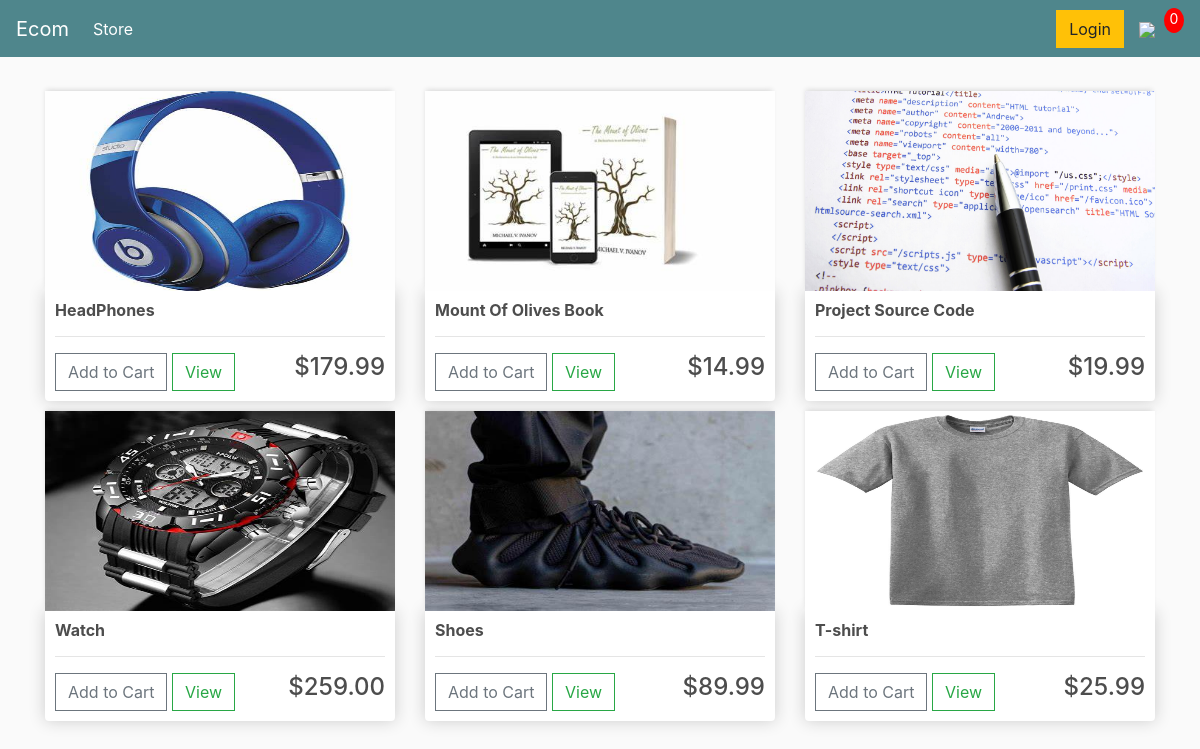
The page / on the database its author committed.
### store/models.py (models this page shows, shortened)
class Product(models.Model):
    name = models.CharField(max_length=200,null=True)
    price = models.FloatField()
    digital = models.BooleanField(default=False,null=True,blank=True)
    image = models.ImageField(null=True,blank=True)
    @property
    def imageURL(self):
        try:
            url=self.image.url
        except:
            url = ''
        return url

### store/views.py (the view)
# urls.py: path('',include("store.urls")),
def store(request):
    products = Product.objects.all()
    context = {'products':products}
    return render(request,'store/store.html',context)

### store/templates/store/store.html
{% extends 'store/main.html' %}
{% load static %}
{% block content %}
<div class="row">
    {% for product in products %}
    <div class="col-lg-4">
        <img class="thumbnail" src="{{product.imageURL}}">
        <div class="box-element product">
            <h6><strong>{{product.name}}</strong></h6>
            <hr>
            <button data-product="{{product.id}}" data-action="add" class="btn btn-outline-secondary add-btn update-cart">Add to Cart</button>
            <a  class ="btn btn-outline-success" href="#">View</a>
            <h4 style="display:inline-block;float: right;">${{product.price|floatformat:2}}</h4>
        </div>
    </div>
     {% endfor %}
</div>
{% endblock %}

### store/templates/store/main.html (shortened to what this page needs)
<!DOCTYPE html>
{% load static %}
<html>
    <head>
        <link rel="stylesheet" href="https://cdn.jsdelivr.net/npm/bootstrap@4.4.1/dist/css/bootstrap.min.css">
        <link rel="stylesheet" type="text/css" href="{% static 'css/main.css' %}">
    </head>
<body>
</body>
<nav class="navbar navbar-expand-lg navbar-dark bg-dark">
            <a class="navbar-brand" href="{% url 'store' %}">Ecom</a>
            <div class="collapse navbar-collapse" id="navbarSupportedContent">
            <ul class="navbar-nav mr-auto">
                <li class="nav-item active">
                <a class="nav-link" href="{% url 'store' %}">Store <span class="sr-only">(current)</span></a>
                </li>
            </ul>
            <div class="form-inline my-2 my-lg-0">
                <a href="#"class="btn btn-warning">Login</a>
                <a href="{% url 'cart' %}">
                   <img  id="cart-icon" src="{% static 'images/cart.jpg' %}">
               </a>
               <p id="cart-total">0</p>
           </div>
            </div>
  </nav>
    <div class="container">
        <br/>
        {% block content %}
        {% endblock %}
    </div>
</html>

### static/css/main.css (style rules this page uses)
body { background-color: hsl(0, 0%, 98%); }
h1,h2,h3,h4,h5,h6 { color:hsl(0, 0%, 30%); }
.box-element { box-shadow:hsl(0, 0%, 80%) 0 0 16px; background-color: #fff; border-radius: 4px; padding: 10px; }
.thumbnail { width: 100%; height: 200px; -webkit-box-shadow: -1px -3px 5px -2px rgba(214,214,214,1); -moz-box-shadow: -1px -3px 5px -2px rgba(214,214,214,1); box-shadow: -1px -3px 5px -2px rgba(214,214,214,1); }
.product { border-radius: 0 0 4px 4px; }
.bg-dark { background-color: #4f868c!important; }
#cart-icon { width:25px; display: inline-block; margin-left: 15px; }
#cart-total { display: block; text-align: center; color:#fff; background-color: red; width: 20px; height: 25px; border-radius: 50%; font-size: 14px; }
.col-lg-4, .col-lg-6, .col-lg-8, .col-lg-12 { margin-top: 10px; }
.btn { border-radius: 0; }

### rows shown on the page
Product: imageURL (picture), name "HeadPhones", price "179.99"
Product: imageURL (picture), name "Mount Of Olives Book", price "14.99"
Product: imageURL (picture), name "Project Source Code", price "19.99"
Product: imageURL (picture), name "Watch", price "259.00"
Product: imageURL (picture), name "Shoes", price "89.99"
Product: imageURL (picture), name "T-shirt", price "25.99"
